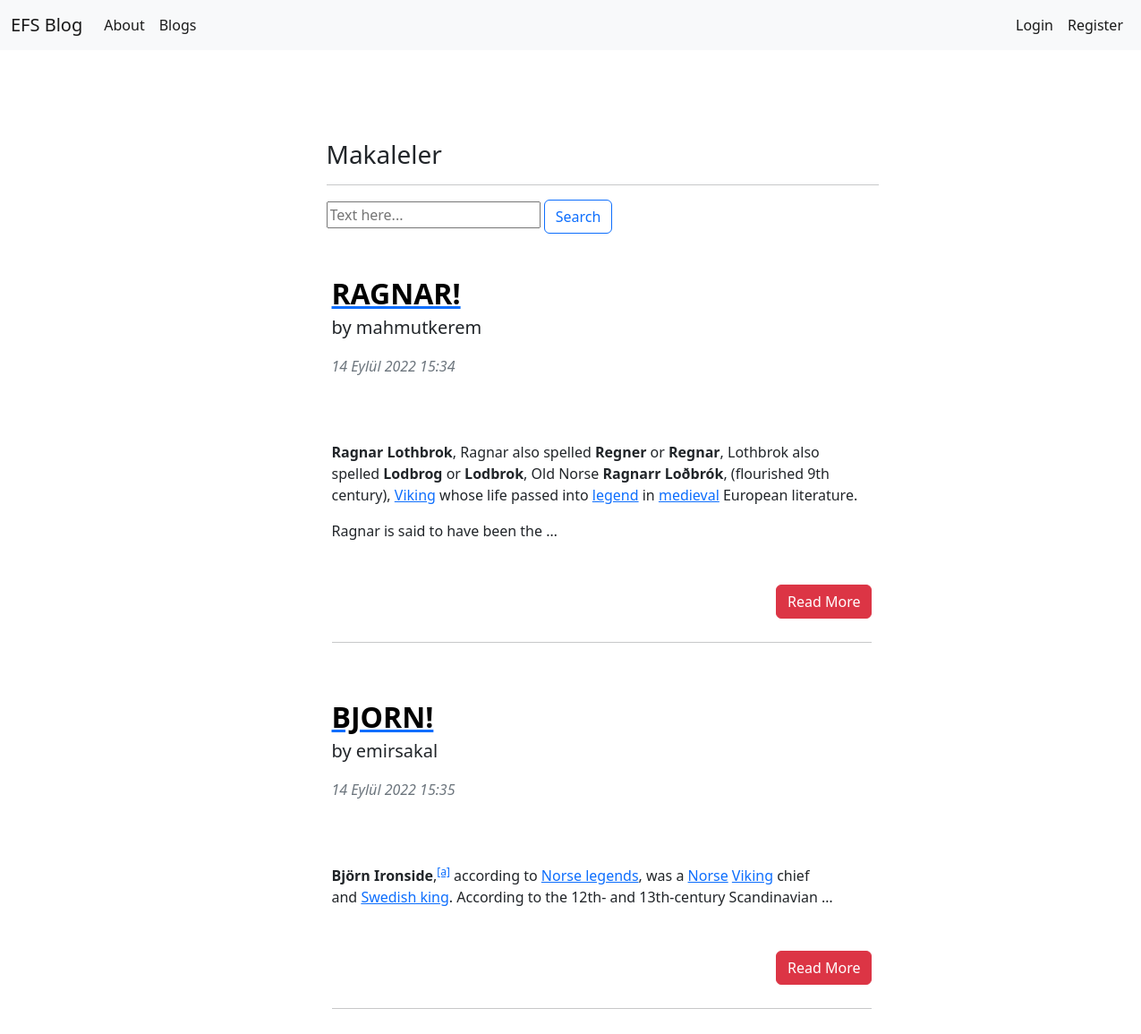
/blogs/, run on an earlier commit of the app's database.
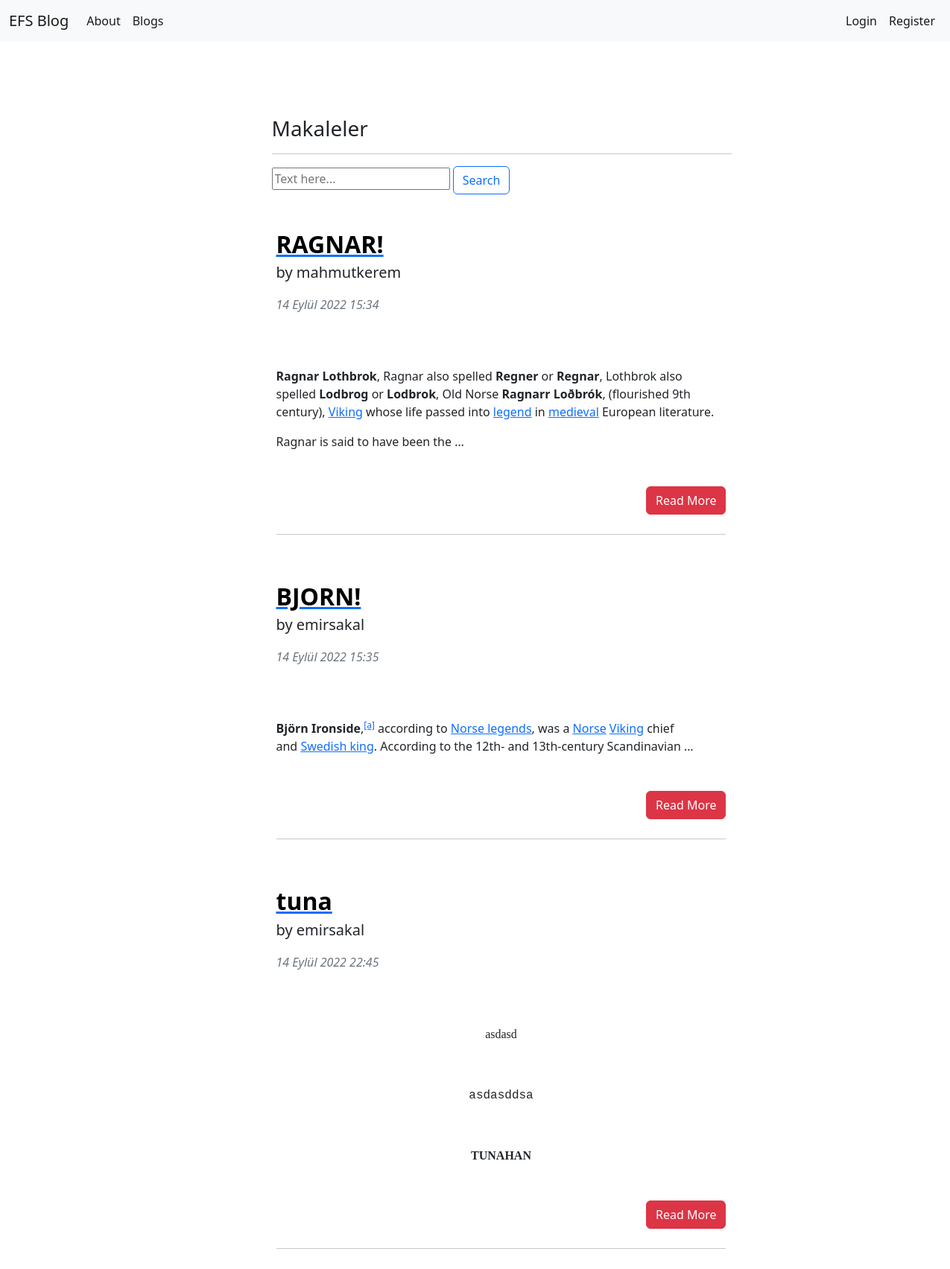
And on a later commit of the database.
### article/models.py (models this page shows, shortened)
class Article(models.Model):
    author = models.ForeignKey("auth.User", on_delete = models.CASCADE,verbose_name= "Author ")
    title = models.CharField(max_length = 50, verbose_name= "Title ")
    content = RichTextField()
    created_date = models.DateTimeField(auto_now_add=True, verbose_name= "Created Date")
    article_image = models.FileField(blank = True,null = True,verbose_name="Image")

### article/views.py (the view)
# urls.py: path('',views.articles,name = "articles"),
def articles(request):
    keyword = request.GET.get("keyword")
    if keyword:
        articles = Article.objects.filter(title__contains = keyword)
        return render(request,"blogs.html",{"articles":articles})
    articles = Article.objects.all()
    return render(request,"blogs.html",{"articles":articles})

### templates/blogs.html (shortened to what this page needs)
{% extends 'layout.html' %}
{% block body %}
<div class = "row">
    <div class="col-md-10 offset-md-3">
        <div class="col-lg-8">
            <h3>Makaleler</h3>
            <hr>
        </div>
    </div>
</div>
<div class ="row">
    <div class="col-md-10 offset-md-3">
        <div class="col-lg-8">
            <form>
                <input type="text" name ="keyword" class="input-sm" maxlength ="64" placeholder="Text here..."/>
                <button type="submit" class="btn btn-outline-primary">Search</button>
            </form>
        </div>
    </div>
</div>
{% if articles %}
    {% for article in articles %}
        <div class="container mt-5">
            <div class="row">
                <div class="col-md-10 offset-md-3">
                    <div class="col-lg-8">
                        <article>
                            <header class="mb-4">
                                <a href="{% url 'article:detail' article.id %}"><h2 class="fw-bolder mb-1" style = "color : black;">{{article.title}}</h2></a>
                                <p class ="lead">
                                    by {{article.author.username}}
                                </p>
                                <div class="text-muted fst-italic mb-2">{{article.created_date}}</div>
                            </header>
                            <section class="mb-5">
                                <p class="fs-5 mb-4">
                                    {{article.content|safe|truncatewords:30}}
                                </p>
                            </section>
                        </article>
                        <a style ="float : right;" href="{% url 'article:detail' article.id %}" class ="btn btn-danger">Read More</a>
                        <br>
                        <br>
                        <hr>
                    </div>
                </div>
            </div>
        </div>
    {% endfor %}
{% endif %}
{% endblock body %}

What changed in the data, as far as the page shows it:
added Article: title "tuna", author.username "emirsakal", created_date "14 Eylül 2022 22:45", content "asdasd asdasddsa TUNAHAN"
